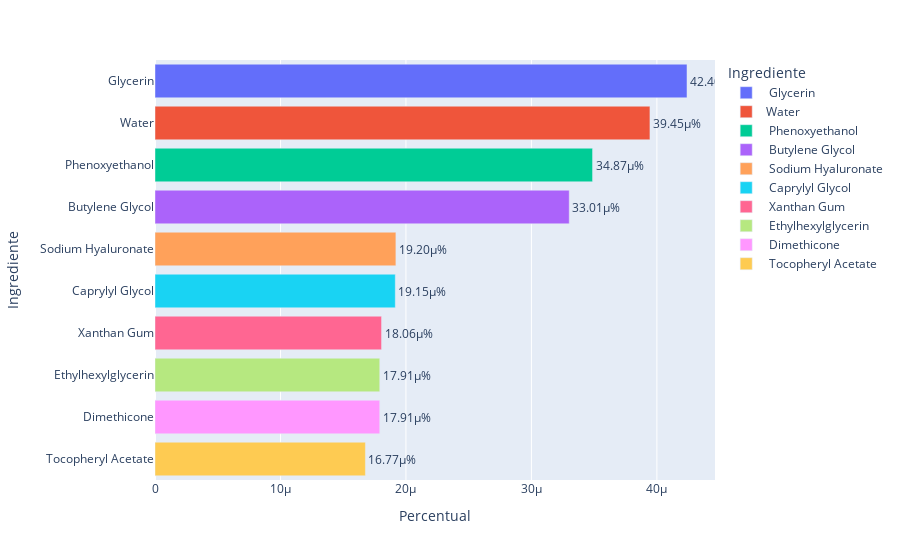

Notebook source saved alongside this figure:
### Code cell
# Distribuição de variável Ingrediente
percentual_ingrediente = df_ingredientes.value_counts('Ingrediente') / len(df_ingredientes) * 100
percentual_ingrediente = percentual_ingrediente.reset_index()
percentual_ingrediente.columns = ['Ingrediente', 'Percentual']

fig = px.bar(percentual_ingrediente.head(10), x='Percentual', y='Ingrediente', color='Ingrediente', text='Percentual', orientation='h')

# Atualizar o Plot para melhor visualizar os labels
fig.update_traces(texttemplate='%{text:.4s}%', textposition='outside')
fig.show()

### Figure 1 — Plotly figure (JSON) as saved in the notebook; plotly's stock layout.template omitted (floating-point values rounded to 4 significant figures)
{"data": [{"hovertemplate": "Ingrediente=%{y}<br>Percentual=%{text}<extra></extra>", "legendgroup": " Glycerin", "marker": {"color": "#636efa", "pattern": {"shape": ""}}, "name": " Glycerin", "orientation": "h", "showlegend": true, "text": [4.24e-05], "textposition": "outside", "texttemplate": "%{text:.4s}%", "type": "bar", "x": [4.24e-05], "xaxis": "x", "y": [" Glycerin"], "yaxis": "y"}, {"hovertemplate": "Ingrediente=%{y}<br>Percentual=%{text}<extra></extra>", "legendgroup": "Water", "marker": {"color": "#EF553B", "pattern": {"shape": ""}}, "name": "Water", "orientation": "h", "showlegend": true, "text": [3.945e-05], "textposition": "outside", "texttemplate": "%{text:.4s}%", "type": "bar", "x": [3.945e-05], "xaxis": "x", "y": ["Water"], "yaxis": "y"}, {"hovertemplate": "Ingrediente=%{y}<br>Percentual=%{text}<extra></extra>", "legendgroup": " Phenoxyethanol", "marker": {"color": "#00cc96", "pattern": {"shape": ""}}, "name": " Phenoxyethanol", "orientation": "h", "showlegend": true, "text": [3.487e-05], "textposition": "outside", "texttemplate": "%{text:.4s}%", "type": "bar", "x": [3.487e-05], "xaxis": "x", "y": [" Phenoxyethanol"], "yaxis": "y"}, {"hovertemplate": "Ingrediente=%{y}<br>Percentual=%{text}<extra></extra>", "legendgroup": " Butylene Glycol", "marker": {"color": "#ab63fa", "pattern": {"shape": ""}}, "name": " Butylene Glycol", "orientation": "h", "showlegend": true, "text": [3.301e-05], "textposition": "outside", "texttemplate": "%{text:.4s}%", "type": "bar", "x": [3.301e-05], "xaxis": "x", "y": [" Butylene Glycol"], "yaxis": "y"}, {"hovertemplate": "Ingrediente=%{y}<br>Percentual=%{text}<extra></extra>", "legendgroup": " Sodium Hyaluronate", "marker": {"color": "#FFA15A", "pattern": {"shape": ""}}, "name": " Sodium Hyaluronate", "orientation": "h", "showlegend": true, "text": [1.92e-05], "textposition": "outside", "texttemplate": "%{text:.4s}%", "type": "bar", "x": [1.92e-05], "xaxis": "x", "y": [" Sodium Hyaluronate"], "yaxis": "y"}, {"hovertemplate": "Ingrediente=%{y}<br>Percentual=%{text}<extra></extra>", "legendgroup": " Caprylyl Glycol", "marker": {"color": "#19d3f3", "pattern": {"shape": ""}}, "name": " Caprylyl Glycol", "orientation": "h", "showlegend": true, "text": [1.915e-05], "textposition": "outside", "texttemplate": "%{text:.4s}%", "type": "bar", "x": [1.915e-05], "xaxis": "x", "y": [" Caprylyl Glycol"], "yaxis": "y"}, {"hovertemplate": "Ingrediente=%{y}<br>Percentual=%{text}<extra></extra>", "legendgroup": " Xanthan Gum", "marker": {"color": "#FF6692", "pattern": {"shape": ""}}, "name": " Xanthan Gum", "orientation": "h", "showlegend": true, "text": [1.806e-05], "textposition": "outside", "texttemplate": "%{text:.4s}%", "type": "bar", "x": [1.806e-05], "xaxis": "x", "y": [" Xanthan Gum"], "yaxis": "y"}, {"hovertemplate": "Ingrediente=%{y}<br>Percentual=%{text}<extra></extra>", "legendgroup": " Ethylhexylglycerin", "marker": {"color": "#B6E880", "pattern": {"shape": ""}}, "name": " Ethylhexylglycerin", "orientation": "h", "showlegend": true, "text": [1.791e-05], "textposition": "outside", "texttemplate": "%{text:.4s}%", "type": "bar", "x": [1.791e-05], "xaxis": "x", "y": [" Ethylhexylglycerin"], "yaxis": "y"}, {"hovertemplate": "Ingrediente=%{y}<br>Percentual=%{text}<extra></extra>", "legendgroup": " Dimethicone", "marker": {"color": "#FF97FF", "pattern": {"shape": ""}}, "name": " Dimethicone", "orientation": "h", "showlegend": true, "text": [1.791e-05], "textposition": "outside", "texttemplate": "%{text:.4s}%", "type": "bar", "x": [1.791e-05], "xaxis": "x", "y": [" Dimethicone"], "yaxis": "y"}, {"hovertemplate": "Ingrediente=%{y}<br>Percentual=%{text}<extra></extra>", "legendgroup": " Tocopheryl Acetate", "marker": {"color": "#FECB52", "pattern": {"shape": ""}}, "name": " Tocopheryl Acetate", "orientation": "h", "showlegend": true, "text": [1.677e-05], "textposition": "outside", "texttemplate": "%{text:.4s}%", "type": "bar", "x": [1.677e-05], "xaxis": "x", "y": [" Tocopheryl Acetate"], "yaxis": "y"}], "layout": {"barmode": "relative", "legend": {"title": {"text": "Ingrediente"}, "tracegroupgap": 0}, "margin": {"t": 60}, "xaxis": {"anchor": "y", "domain": [0, 1], "title": {"text": "Percentual"}}, "yaxis": {"anchor": "x", "categoryarray": [" Tocopheryl Acetate", " Dimethicone", " Ethylhexylglycerin", " Xanthan Gum", " Caprylyl Glycol", " Sodium Hyaluronate", " Butylene Glycol", " Phenoxyethanol", "Water", " Glycerin"], "categoryorder": "array", "domain": [0, 1], "title": {"text": "Ingrediente"}}}}
